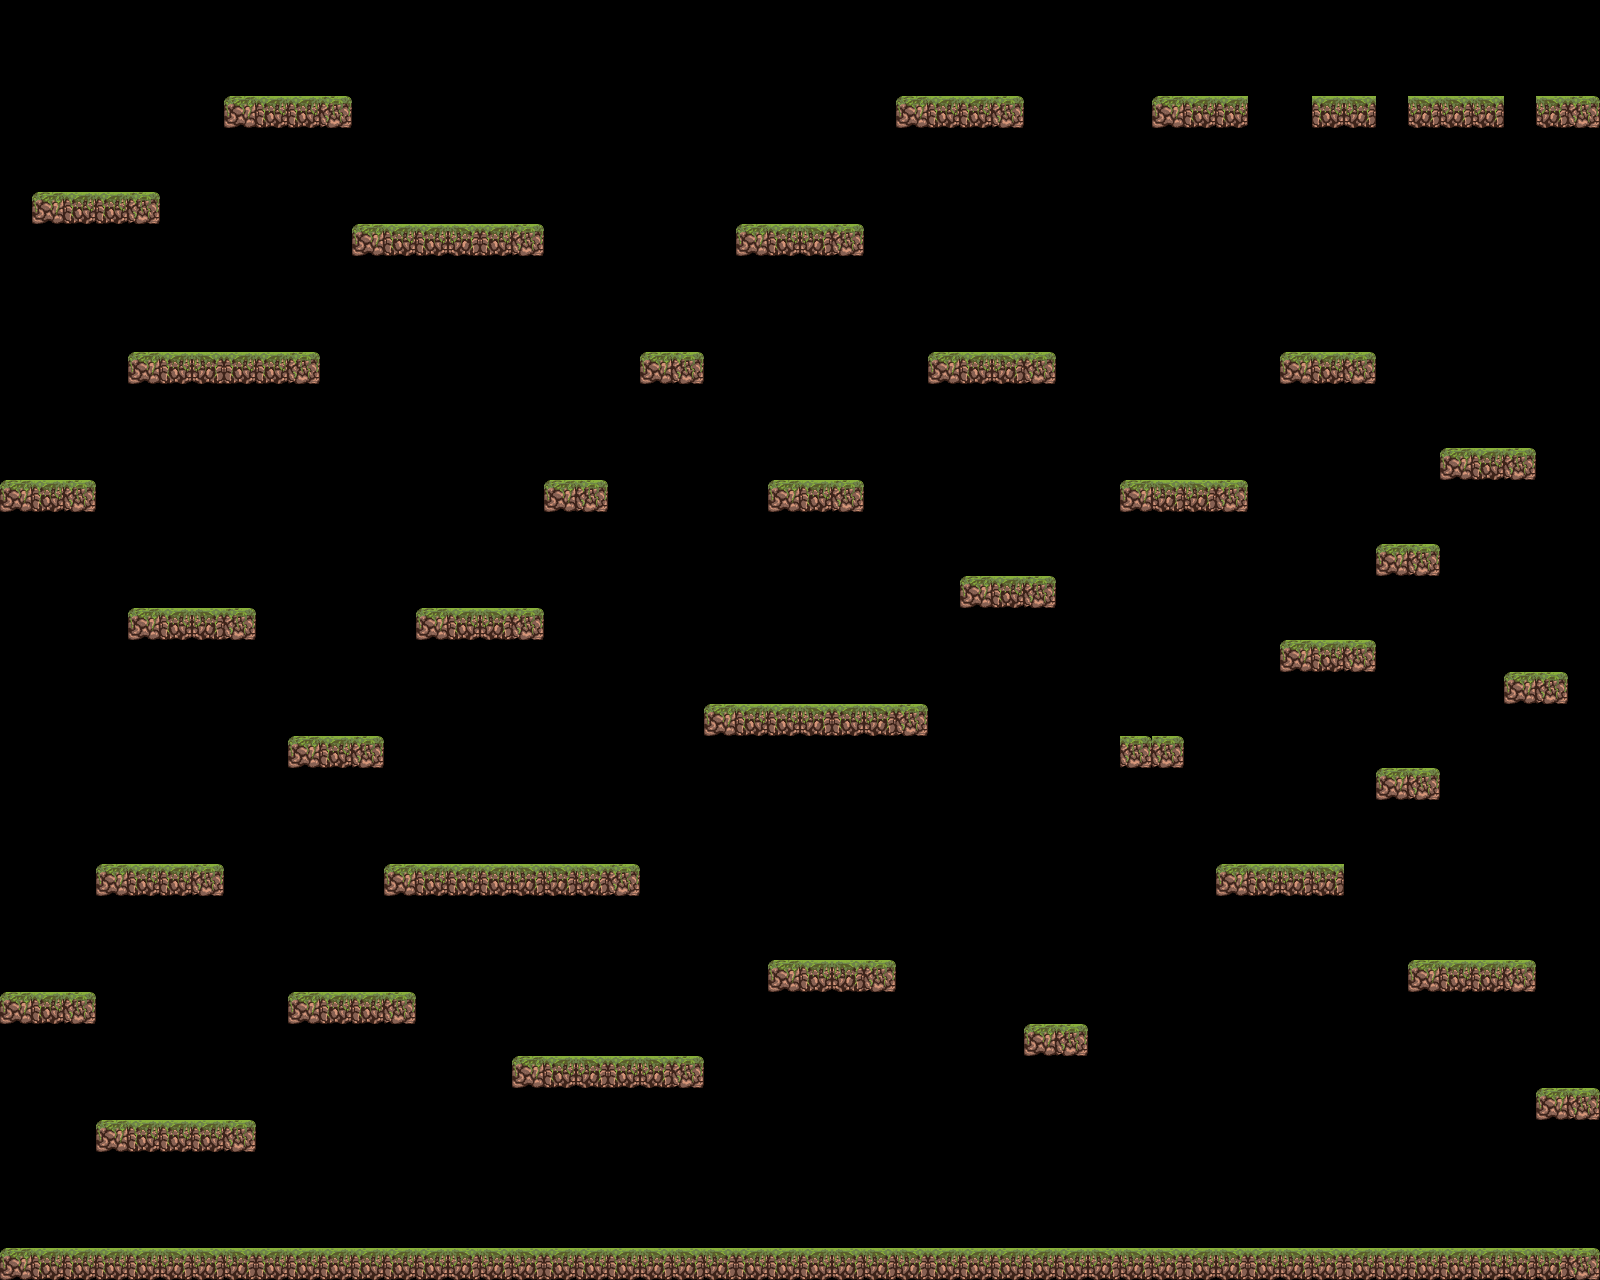

A 2D game scene composited from a Tiled map and its tileset images. What follows is a short description and the map's XML, with every tile layer's data as written:
An orthogonal 50x40 tile map with 32x32 px tiles, 1 tile layer (Tile Layer 1).

<map version="1.8" tiledversion="1.8.4" orientation="orthogonal" renderorder="right-down" width="50" height="40" tilewidth="32" tileheight="32" infinite="0" nextlayerid="2" nextobjectid="1">
 <tileset firstgid="1" source="tileset.tsx" />
 <layer id="1" name="Tile Layer 1" width="50" height="40">
  <data encoding="csv">
0,0,0,0,0,0,0,0,0,0,0,0,0,0,0,0,0,0,0,0,0,0,0,0,0,0,0,0,0,0,0,0,0,0,0,0,0,0,0,0,0,0,0,0,0,0,0,0,0,0,
0,0,0,0,0,0,0,0,0,0,0,0,0,0,0,0,0,0,0,0,0,0,0,0,0,0,0,0,0,0,0,0,0,0,0,0,0,0,0,0,0,0,0,0,0,0,0,0,0,0,
0,0,0,0,0,0,0,0,0,0,0,0,0,0,0,0,0,0,0,0,0,0,0,0,0,0,0,0,0,0,0,0,0,0,0,0,0,0,0,0,0,0,0,0,0,0,0,0,0,0,
0,0,0,0,0,0,0,1,2,2,4,0,0,0,0,0,0,0,0,0,0,0,0,0,0,0,0,0,1,2,2,4,0,0,0,0,1,2,2,17,0,2,3,0,3,3,3,0,3,4,
0,0,0,0,0,0,0,0,0,0,0,0,0,0,0,0,0,0,0,0,0,0,0,0,0,0,0,0,0,0,0,0,0,0,0,0,0,0,0,0,0,0,0,0,0,0,0,0,0,0,
0,0,0,0,0,0,0,0,0,0,0,0,0,0,0,0,0,0,0,0,0,0,0,0,0,0,0,0,0,0,0,0,0,0,0,0,0,0,0,0,0,0,0,0,0,0,0,0,0,0,
0,1,2,2,4,0,0,0,0,0,0,0,0,0,0,0,0,0,0,0,0,0,0,0,0,0,0,0,0,0,0,0,0,0,0,0,0,0,0,0,0,0,0,0,0,0,0,0,0,0,
0,0,0,0,0,0,0,0,0,0,0,1,2,2,3,2,4,0,0,0,0,0,0,1,2,3,4,0,0,0,0,0,0,0,0,0,0,0,0,0,0,0,0,0,0,0,0,0,0,0,
0,0,0,0,0,0,0,0,0,0,0,0,0,0,0,0,0,0,0,0,0,0,0,0,0,0,0,0,0,0,0,0,0,0,0,0,0,0,0,0,0,0,0,0,0,0,0,0,0,0,
0,0,0,0,0,0,0,0,0,0,0,0,0,0,0,0,0,0,0,0,0,0,0,0,0,0,0,0,0,0,0,0,0,0,0,0,0,0,0,0,0,0,0,0,0,0,0,0,0,0,
0,0,0,0,0,0,0,0,0,0,0,0,0,0,0,0,0,0,0,0,0,0,0,0,0,0,0,0,0,0,0,0,0,0,0,0,0,0,0,0,0,0,0,0,0,0,0,0,0,0,
0,0,0,0,1,2,3,2,2,4,0,0,0,0,0,0,0,0,0,0,1,4,0,0,0,0,0,0,0,1,2,3,4,0,0,0,0,0,0,0,1,2,4,0,0,0,0,0,0,0,
0,0,0,0,0,0,0,0,0,0,0,0,0,0,0,0,0,0,0,0,0,0,0,0,0,0,0,0,0,0,0,0,0,0,0,0,0,0,0,0,0,0,0,0,0,0,0,0,0,0,
0,0,0,0,0,0,0,0,0,0,0,0,0,0,0,0,0,0,0,0,0,0,0,0,0,0,0,0,0,0,0,0,0,0,0,0,0,0,0,0,0,0,0,0,0,0,0,0,0,0,
0,0,0,0,0,0,0,0,0,0,0,0,0,0,0,0,0,0,0,0,0,0,0,0,0,0,0,0,0,0,0,0,0,0,0,0,0,0,0,0,0,0,0,0,0,1,2,4,0,0,
1,2,4,0,0,0,0,0,0,0,0,0,0,0,0,0,0,1,4,0,0,0,0,0,1,2,4,0,0,0,0,0,0,0,0,1,3,3,4,0,0,0,0,0,0,0,0,0,0,0,
0,0,0,0,0,0,0,0,0,0,0,0,0,0,0,0,0,0,0,0,0,0,0,0,0,0,0,0,0,0,0,0,0,0,0,0,0,0,0,0,0,0,0,0,0,0,0,0,0,0,
0,0,0,0,0,0,0,0,0,0,0,0,0,0,0,0,0,0,0,0,0,0,0,0,0,0,0,0,0,0,0,0,0,0,0,0,0,0,0,0,0,0,0,1,4,0,0,0,0,0,
0,0,0,0,0,0,0,0,0,0,0,0,0,0,0,0,0,0,0,0,0,0,0,0,0,0,0,0,0,0,1,2,4,0,0,0,0,0,0,0,0,0,0,0,0,0,0,0,0,0,
0,0,0,0,1,2,3,4,0,0,0,0,0,1,2,3,4,0,0,0,0,0,0,0,0,0,0,0,0,0,0,0,0,0,0,0,0,0,0,0,0,0,0,0,0,0,0,0,0,0,
0,0,0,0,0,0,0,0,0,0,0,0,0,0,0,0,0,0,0,0,0,0,0,0,0,0,0,0,0,0,0,0,0,0,0,0,0,0,0,0,1,2,4,0,0,0,0,0,0,0,
0,0,0,0,0,0,0,0,0,0,0,0,0,0,0,0,0,0,0,0,0,0,0,0,0,0,0,0,0,0,0,0,0,0,0,0,0,0,0,0,0,0,0,0,0,0,0,1,4,0,
0,0,0,0,0,0,0,0,0,0,0,0,0,0,0,0,0,0,0,0,0,0,1,2,2,3,2,3,4,0,0,0,0,0,0,0,0,0,0,0,0,0,0,0,0,0,0,0,0,0,
0,0,0,0,0,0,0,0,0,1,2,4,0,0,0,0,0,0,0,0,0,0,0,0,0,0,0,0,0,0,0,0,0,0,0,4,4,0,0,0,0,0,0,0,0,0,0,0,0,0,
0,0,0,0,0,0,0,0,0,0,0,0,0,0,0,0,0,0,0,0,0,0,0,0,0,0,0,0,0,0,0,0,0,0,0,0,0,0,0,0,0,0,0,1,4,0,0,0,0,0,
0,0,0,0,0,0,0,0,0,0,0,0,0,0,0,0,0,0,0,0,0,0,0,0,0,0,0,0,0,0,0,0,0,0,0,0,0,0,0,0,0,0,0,0,0,0,0,0,0,0,
0,0,0,0,0,0,0,0,0,0,0,0,0,0,0,0,0,0,0,0,0,0,0,0,0,0,0,0,0,0,0,0,0,0,0,0,0,0,0,0,0,0,0,0,0,0,0,0,0,0,
0,0,0,1,2,2,4,0,0,0,0,0,1,2,2,2,3,3,3,4,0,0,0,0,0,0,0,0,0,0,0,0,0,0,0,0,0,0,1,2,3,3,0,0,0,0,0,0,0,0,
0,0,0,0,0,0,0,0,0,0,0,0,0,0,0,0,0,0,0,0,0,0,0,0,0,0,0,0,0,0,0,0,0,0,0,0,0,0,0,0,0,0,0,0,0,0,0,0,0,0,
0,0,0,0,0,0,0,0,0,0,0,0,0,0,0,0,0,0,0,0,0,0,0,0,0,0,0,0,0,0,0,0,0,0,0,0,0,0,0,0,0,0,0,0,0,0,0,0,0,0,
0,0,0,0,0,0,0,0,0,0,0,0,0,0,0,0,0,0,0,0,0,0,0,0,1,2,3,4,0,0,0,0,0,0,0,0,0,0,0,0,0,0,0,0,1,2,2,4,0,0,
1,2,4,0,0,0,0,0,0,1,2,2,4,0,0,0,0,0,0,0,0,0,0,0,0,0,0,0,0,0,0,0,0,0,0,0,0,0,0,0,0,0,0,0,0,0,0,0,0,0,
0,0,0,0,0,0,0,0,0,0,0,0,0,0,0,0,0,0,0,0,0,0,0,0,0,0,0,0,0,0,0,0,1,4,0,0,0,0,0,0,0,0,0,0,0,0,0,0,0,0,
0,0,0,0,0,0,0,0,0,0,0,0,0,0,0,0,1,2,3,2,3,4,0,0,0,0,0,0,0,0,0,0,0,0,0,0,0,0,0,0,0,0,0,0,0,0,0,0,0,0,
0,0,0,0,0,0,0,0,0,0,0,0,0,0,0,0,0,0,0,0,0,0,0,0,0,0,0,0,0,0,0,0,0,0,0,0,0,0,0,0,0,0,0,0,0,0,0,0,1,4,
0,0,0,1,2,2,2,4,0,0,0,0,0,0,0,0,0,0,0,0,0,0,0,0,0,0,0,0,0,0,0,0,0,0,0,0,0,0,0,0,0,0,0,0,0,0,0,0,0,0,
0,0,0,0,0,0,0,0,0,0,0,0,0,0,0,0,0,0,0,0,0,0,0,0,0,0,0,0,0,0,0,0,0,0,0,0,0,0,0,0,0,0,0,0,0,0,0,0,0,0,
0,0,0,0,0,0,0,0,0,0,0,0,0,0,0,0,0,0,0,0,0,0,0,0,0,0,0,0,0,0,0,0,0,0,0,0,0,0,0,0,0,0,0,0,0,0,0,0,0,0,
0,0,0,0,0,0,0,0,0,0,0,0,0,0,0,0,0,0,0,0,0,0,0,0,0,0,0,0,0,0,0,0,0,0,0,0,0,0,0,0,0,0,0,0,0,0,0,0,0,0,
1,2,2,2,2,3,3,3,2,2,2,2,2,2,3,3,3,2,2,2,3,3,3,2,2,2,3,3,3,2,2,2,2,2,3,3,3,2,3,2,3,3,2,2,2,2,2,3,3,4
</data>
 </layer>
</map>